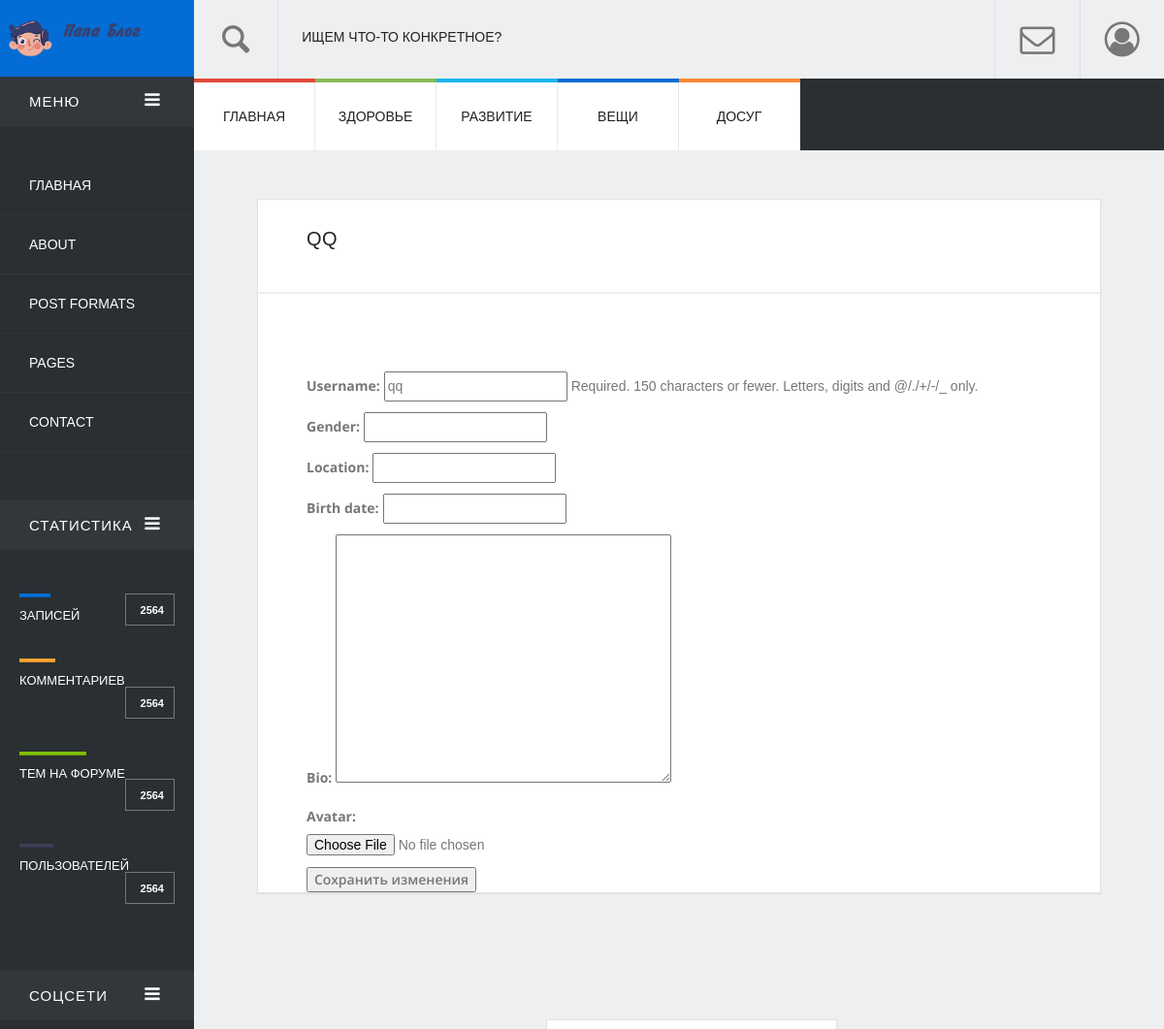
Before: /user/igrekoni/update/ (signed in, upper part) with the older database file.
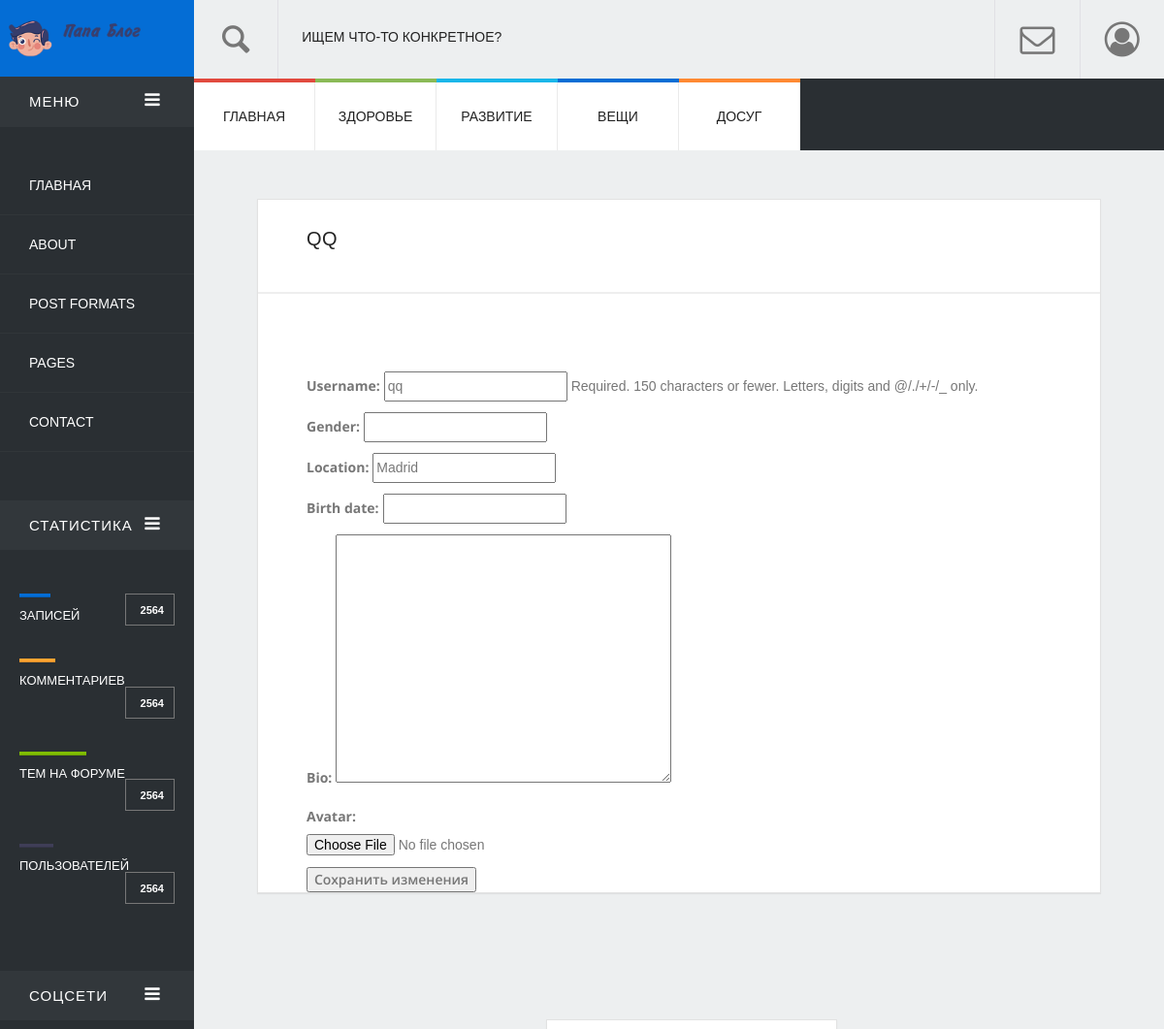
After: the same page with the newer database file.
### profiles/models.py (models this page shows, shortened)
class Profile(models.Model):
    user = models.OneToOneField(User, on_delete=models.CASCADE)
    activation_key = models.CharField(max_length=120)
    gender = models.CharField(max_length=10, blank=True)
    location = models.CharField(max_length=30, blank=True)
    birth_date = models.DateField(null=True, blank=True)
    avatar = models.ImageField(upload_to='avatars/',
                              null=True, blank=True)
    bio = models.TextField(max_length=500, blank=True)

### profiles/views.py (the view)
# urls.py: url(r'^(?P<username>[\w-]+)/update/$', profile_update, name='update'),
def profile_update(request, *args, **kwargs):
    user_form = UserForm(request.POST, instance=request.user)
    profile_form = ProfileForm(request.POST, instance=request.user.profile)
    if request.method == 'POST':
        if user_form.is_valid() and profile_form.is_valid():
            user_form.save()
            profile_form.save()
            messages.success(request, 'Ваш профиль был успешно обновлен!')
            return render(request, 'user.html', {})
        else:
            messages.error(request, 'Пожалуйста, исправьте ошибки.')
    else:
        user_form = UserForm(instance=request.user)
        profile_form = ProfileForm(instance=request.user.profile)
    return render(request, 'update.html', {
        'user_form': user_form,
        'profile_form': profile_form
    })

### profiles/forms.py
class UserForm(forms.ModelForm):
    class Meta:
        model = User
        fields = ('username', )

class ProfileForm(forms.ModelForm):
    location = forms.CharField(max_length=60)
    bio = forms.TextInput()
    class Meta:
        model = Profile
        fields = ('gender', 'location', 'birth_date', 'bio', 'avatar')

### profiles/templates/update.html (shortened to what this page needs)
{% extends "index.html" %}
{% load static %}
{% block content %}
<div class="col-md-12 w-100">
    <div class="single-post">
        <div class="article-and-feature post-bottom-content bg-box-shadow each-section" data-scroll-index="0">
            <h3>{{ user.username }}</h3>
        <hr>
            <div class="article-content">
                <form method="post">
                  {{ user_form.as_p }}
                  {{ profile_form.as_p }}
                  <button type="submit">Сохранить изменения</button>
                </form>
            </div>
        </div>
    </div>
</div>
{% endblock content %}

### templates/index.html (shortened to what this page needs)
{% load static %}
<!DOCTYPE html>
<html lang="ru">
<head>
    {% include "snippets/css.html" %}
</head>
<body>
<div class="container-fluid home-1" id="container-full">
    <div class="row">
        <div class="col-md-2 no-padding">
            <div id="left-sidebar">
                <div class="sidebar-menu">
                    <div class="logo">
                        <a href="{% url 'posts:mainpage' %}"><img src="{% static 'images/logo.png' %}" alt="Папа блог" /></a>
                    </div>
                    {% include "snippets/sidebar.html" %}
                </div>
            </div>
        </div>
        <div class="col-md-10 no-padding">
            {% include "snippets/topbar.html" %}
            {% include "snippets/mainmenu.html" %}
            <div class="main-content">
                <div class="row">
                    <div class="col-md-9  w-100">
                        {% block content %}{% endblock content %}
                    </div>
                    {% block sidebar %}
                    <div class="text-center">
                        <div class="col-md-3 w-50">
                            {% include "snippets/sidebarcontent.html" %}
                        </div>
                    </div>
                    {% endblock sidebar %}
                </div>
            </div>
        </div>
    </div>
</div>
</body>
</html>

### templates/snippets/css.html (shortened to what this page needs)
{% load static %}
<link rel="stylesheet" href="{% static 'css/highlight.css' %}">
<link rel="stylesheet" href="{% static 'css/Pe-icon-7-stroke.css' %}">
<link rel="stylesheet" href="{% static 'css/meanmenu.css' %}">
<link rel="stylesheet" href="{% static 'css/animate.css' %}">
<link rel="stylesheet" href="{% static 'css/fontello.css' %}">
<link rel="stylesheet" href="{% static 'css/font.css' %}">
<link rel="stylesheet" href="{% static "css/bootstrap.min.css" %}" />
<link rel="stylesheet" href="{% static 'css/style.css' %}">
<link rel="stylesheet" href="{% static 'css/responsive.css' %}">
<link rel="stylesheet" href="{% static "css/bootstrap-theme.min.css" %}" />

### templates/snippets/sidebar.html (shortened to what this page needs)
{% load static %}
<div id="menu-area" class="menu-area toogle-sidebar-sections">
    <div class="menu-head">
        <a href="#0" class="accordion-toggle">Меню <span class="toggle-icon"><i class="icon-menu"></i></span></a>
        <div class="accordion-content">
            <div class="menu-body">
                <ul>
                    <li class="home"><a href="#0">Главная</a></li>
                    <li><a href="about.html">About</a></li>
                    <li class="sm-post"><a href="#0">Post Formats</a></li>
                    <li class="short-code"><a href="#0">Pages</a></li>
                    <li><a href="contact.html">Contact</a></li>
                </ul>
            </div>
        </div>
    </div>
</div>
<div class="top-rated-area toogle-sidebar-sections">
    <div class="top-rated-head">
        <a href="#0" class="accordion-toggle">Статистика <span class="toggle-icon"><i class="icon-menu"></i></span></a>
        <div class="accordion-content">
            <div class="top-rated-body">
                <a href="#0" class="top-rated-item javascript">
                    <div class="progress">
                        <div class="progress-bar" role="progressbar" aria-valuenow="20" aria-valuemin="0" aria-valuemax="100" style="width: 20%;">
                        </div>
                    </div>
                    <div class="top-rated-heading">Записей</div>
                    <div class="top-rated-count">
                        <div class="progress-score">
                            <i class="fa fa-eye"></i>
                            <span>2564</span>
                        </div>
                    </div>
                </a>
                <a href="#0" class="top-rated-item iphone">
                    <div class="progress">
                        <div class="progress-bar" role="progressbar" aria-valuenow="23" aria-valuemin="0" aria-valuemax="100" style="width: 23%;">
                        </div>
                    </div>
                    <div class="top-rated-heading">Комментариев</div>
                    <div class="top-rated-count">
                        <div class="progress-score">
                            <i class="fa fa-eye"></i>
                            <span>2564</span>
                        </div>
                    </div>
                </a>
                <a href="#0" class="top-rated-item top-hills">
                    <div class="progress">
                        <div class="progress-bar" role="progressbar" aria-valuenow="43" aria-valuemin="0" aria-valuemax="100" style="width: 43%;">
                        </div>
                    </div>
                    <div class="top-rated-heading">Тем на форуме</div>
                    <div class="top-rated-count">
                        <div class="progress-score">
                            <i class="fa fa-eye"></i>
                            <span>2564</span>
                        </div>
                    </div>
                </a>
                <a href="#0" class="top-rated-item ebola-virus">
                    <div class="progress">
                        <div class="progress-bar" role="progressbar" aria-valuenow="82" aria-valuemin="0" aria-valuemax="100" style="width: 22%;">
                        </div>
                    </div>
                    <div class="top-rated-heading">Пользователей</div>
                    <div class="top-rated-count">
                        <div class="progress-score">
                            <i class="fa fa-eye"></i>
                            <span>2564</span>
                        </div>
                    </div>
                </a>
            </div>
        </div>
    </div>
</div>
<div class="follow-area toogle-sidebar-sections">
    <div class="follow-head">
        <a href="#0" class="accordion-toggle">Соцсети <span class="toggle-icon"><i class="icon-menu"></i></span></a>
        <div class="accordion-content">
            <div class="follow-body">
            </div>
        </div>
    </div>
</div>

### templates/snippets/topbar.html (shortened to what this page needs)
<div class="top-bar">
    <div class="top-bar-head">
        <div class="search">
            <i class="icon-search showSingle" id="1"></i>
            <p>Ищем что-то конкретное?</p>
        </div>
        <div class="login-user pull-right showSingle" id="2">
            <i class="icon-user-circle-o"></i>
        </div>
        <div class="login-mail pull-right showSingle" id="3">
            <i class="icon-mail"></i>
        </div>
    </div>
</div>

### templates/snippets/mainmenu.html
<div class="category-nav">
    <div id="mega-menu" class="mega-menu">
        <ul>
            <li id="life-style" class="mega-menu-li life-style"><a href="{% url 'posts:mainpage' %}" title="Главная">Главная</a></li>
            <li id="travel" class="mega-menu-li travel"><a href="{% url 'posts:health' %}" title="Здоровье">Здоровье</a></li>
            <li id="sports" class="mega-menu-li sports"><a href="{% url 'posts:growth' %}" title="Развитие">Развитие</a></li>
            <li id="coding" class="mega-menu-li coding"><a href="{% url 'posts:things' %}" title="Вещи">Вещи</a></li>
            <li id="music" class="mega-menu-li music"><a href="{% url 'posts:dosug' %}" title="Досуг">Досуг</a></li>
        </ul>
    </div>
</div>

### templates/snippets/sidebarcontent.html (shortened to what this page needs)
{% load static %}
<div class="sidebar">
    <div class="sidebar-widget sidebar-about">
    </div>
</div>

### templates/snippets/scripts.html (shortened to what this page needs)
{% load static %}

### static_cdn/css/meanmenu.css (style rules this page uses)
.mean-container .mean-nav ul li a:hover, { background: #222; color:#fff; }

### static_cdn/css/responsive.css (style rules this page uses)
@media only screen and (min-device-width: 320px) and (max-device-width: 1024px) { html { -webkit-text-size-adjust: none; } }
@media (max-width: 1280px) { .main-content { padding: 40px 35px; } }
@media (max-width: 1280px) { .sidebar { margin: 0; } }
@media (max-width: 1280px) { .post-bottom-content { margin-left: 10px; margin-right: 10px; min-height: 400px; } }
@media (max-width: 1280px) { .sidebar-about { padding: 15px; } }
@media (max-width: 1280px) { .sidebar-widget { margin-top: 30px; } }
@media (max-width: 1200px) { .main-content { padding: 50px; } }
@media (max-width: 1200px) { .sidebar { margin-left: 25px; } }
@media (max-width: 1200px) { .post-bottom-content { margin-left: 13px; margin-right: 13px; min-height: 430px; } }
@media (max-width: 1200px) { .sidebar-about { padding: 15px; } }
@media (max-width: 1200px) { .w-100 { width: 100%; } }
@media (max-width: 1200px) { .text-center .w-50 { width: 325px; margin: 0 auto;float: none;display: inline-block; padding: 80px 0 0 0; } }

Changed rows visible on the page:
now on this page (row edited): Profile: location "Madrid"
